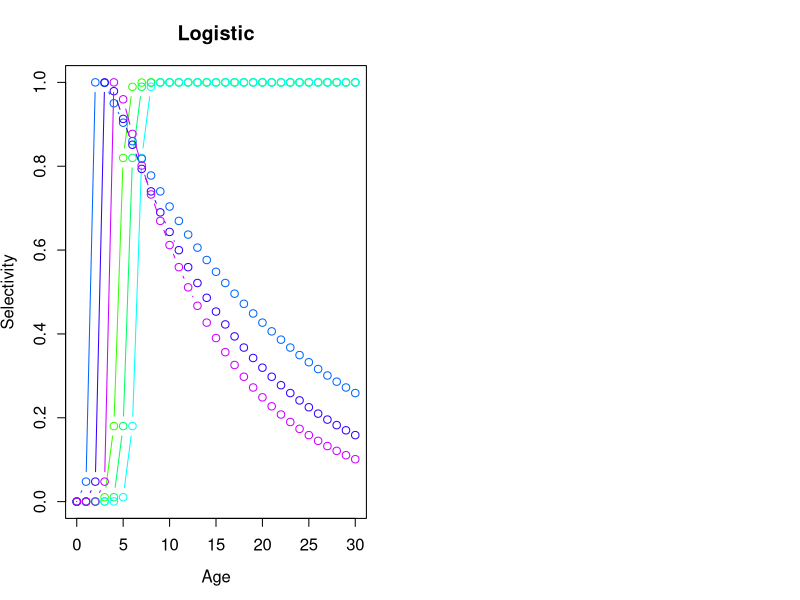
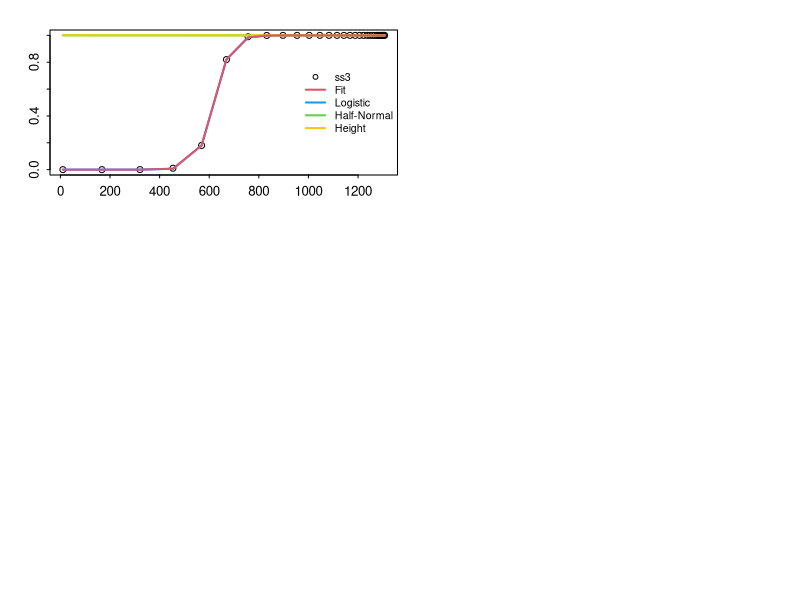
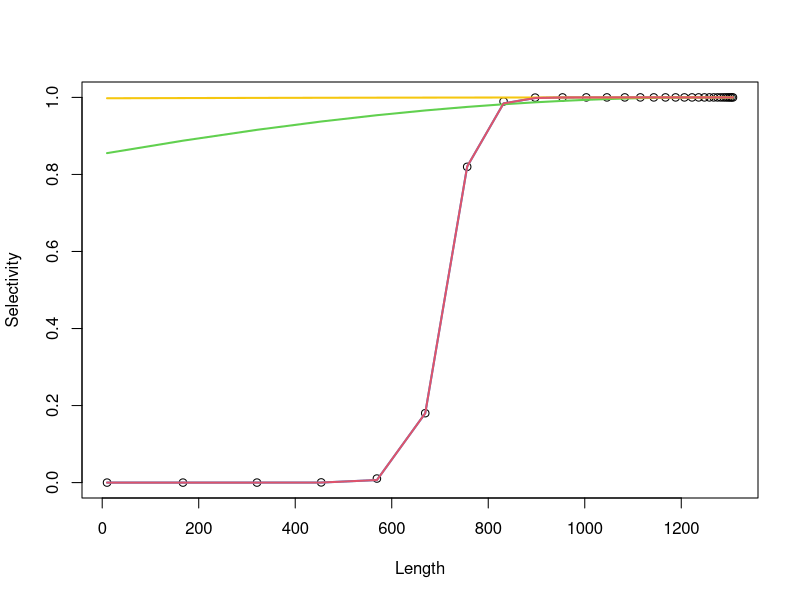
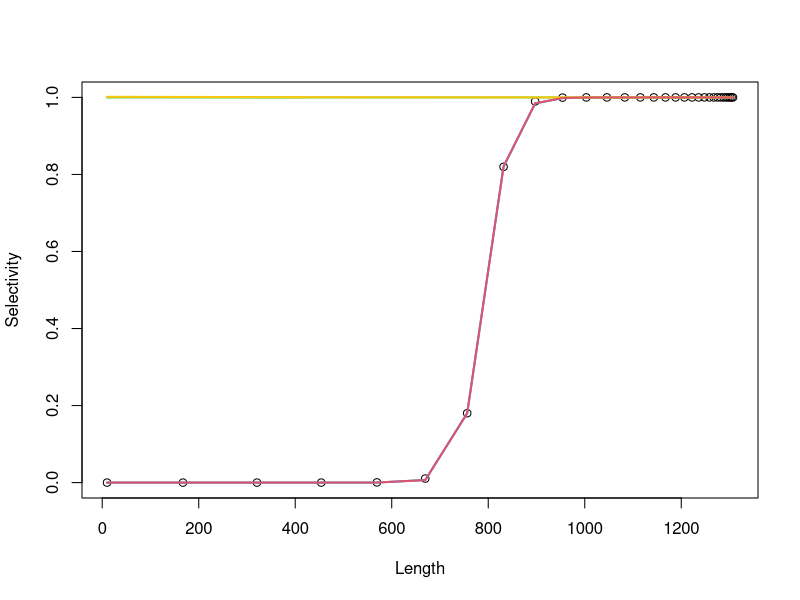
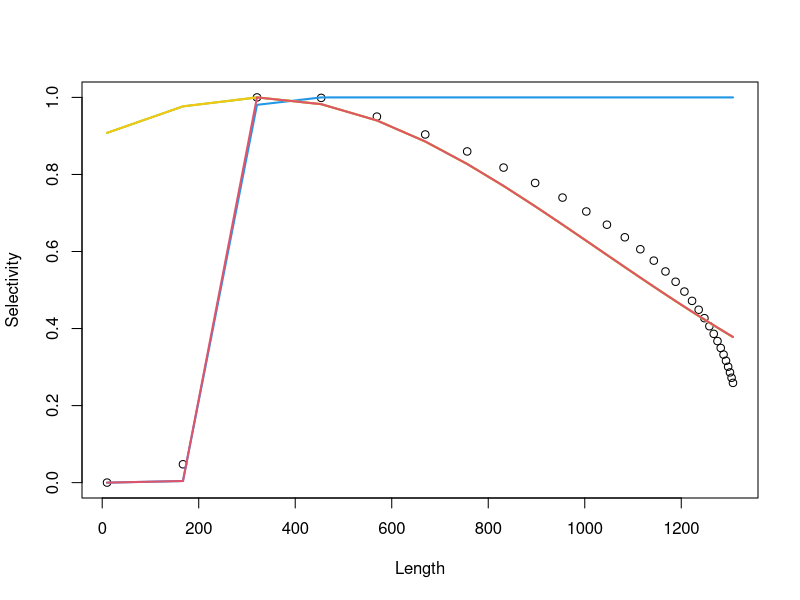
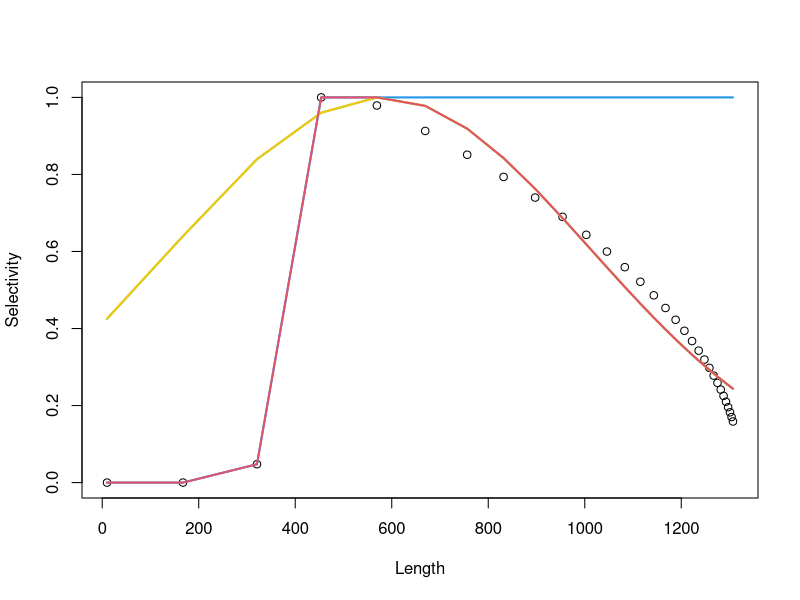
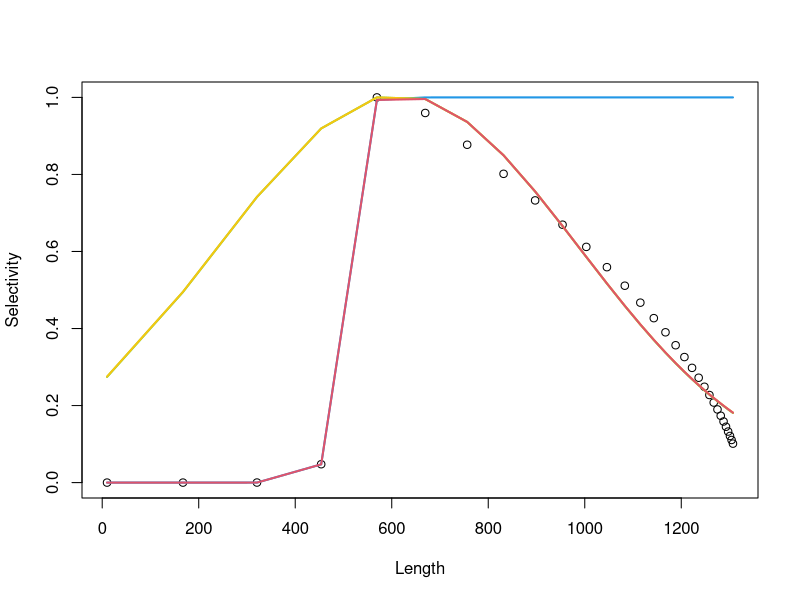
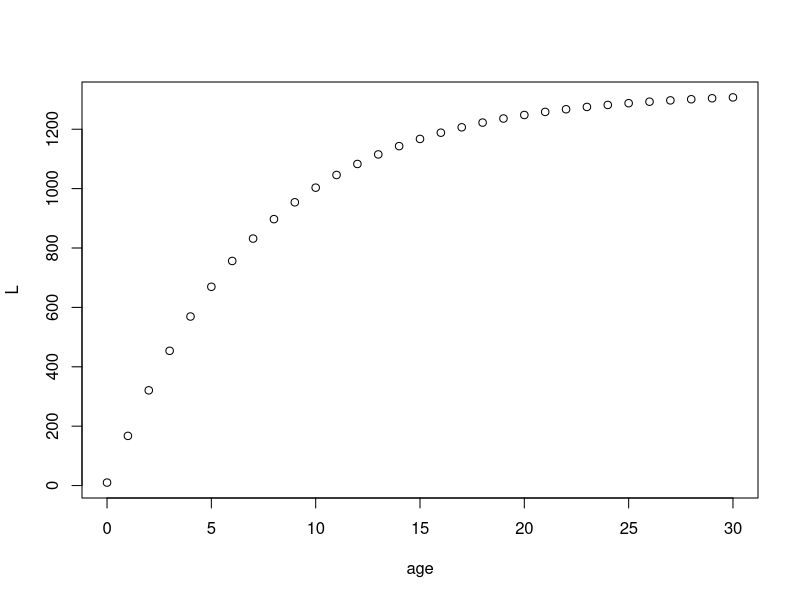

Source code (R) for these figures, in order:
## ---- chunk 1
#--------------------------------------
# JABBA-Selex function
#--------------------------------------

jabba.selex <- function(pars,dat){
  L = dat[,1]
  sel = dat[,2]/max(dat[,2])
  SL50	= pars[1]
  SL95	=  pars[2]
  SL.desc =  pars[3] 	
  CV.desc	=  pars[4]
  min.desc = 	 pars[5]
  psel_a = 1/(1+exp(-log(19)*(L-SL50)/(SL95-SL50)))
  psel_b = dnorm(L,SL.desc,CV.desc*SL.desc)/max(dnorm(L,SL.desc,CV.desc*SL.desc))
  psel_c = 1+(min.desc-1)*(psel_b-1)/-1
  psel = ifelse(L<SL.desc,psel_a,psel_c)
  resids = sel-psel
  return(list(ll=sum(resids^2),results=data.frame(L=L,obs=sel,fit=psel,logis=psel_a,halfnorm=psel_b,height=psel_c)))
}
# Likelihood
jsel.ll = function(pars,dat){
  jabba.selex(pars,dat)$ll
} 

## ---- chunk 2
#------------------------------------------------------------------------
# Piece-Wise Selectivity Function (Punt & Japp 1994)
selfun <- function(age,a50,delta,lamda){
logistic = 1/(1+exp(-(age-a50)/delta))  
dome = exp(-lamda*(age-a50))*logistic 
return(ifelse(age<a50,(logistic),(dome)/max(dome))) # selectivity-at-age
}
#------------------------------------------------------------------------
## ---- chunk 3


#Growth paramters
Linf <- 1326
kappa <- 0.142
t0 <-  0.05
age = 0:30
L = Linf*(1-exp(-kappa*(age-t0)))
L[1] = 10
## ---- chunk 4
# First 3 are logistic functions (lamda = 0) and second 3 dome-shaped
a50 = c(4.5,5.5,6.5,1.5,2.5,3.5)
delta = c(0.33,0.33,0.33,0.167,0.167,0.167)
lamda = c(0,0,0,0.05,0.07,0.09)


selex.dat = data.frame(L)
par(mfrow=c(1,2),mex=0.8)
cols= rainbow(10)
plot(0,0,ylim=c(0,1),xlim=c(0,30),ylab="Selectivity",xlab="Age",type="h",main="Logistic")
for(i in 1:6){ 
lines(age,selfun(age,a50[i],delta[i],lamda[i]),col=cols[3+i],type="b")
  selex.dat = cbind(selex.dat,Sel=selfun(age,a50[i],delta[i],lamda[i]))
}
# JABBA-Selex function
jabba.selex <- function(pars,dat){
  L = dat[,1]
  sel = dat[,2]/max(dat[,2])
  SL50	= pars[1]
  SL95	=  pars[2]
  SL.desc =  pars[3] 	
  CV.desc	=  pars[4]
  min.desc = 	 pars[5]
  psel_a = 1/(1+exp(-log(19)*(L-SL50)/(SL95-SL50)))
  psel_b = dnorm(L,SL.desc,CV.desc*SL.desc)/max(dnorm(L,SL.desc,CV.desc*SL.desc))
  psel_c = 1+(min.desc-1)*(psel_b-1)/-1
  psel = ifelse(L<SL.desc,psel_a,psel_c)
  resids = sel-psel
  return(list(ll=sum(resids^2),results=data.frame(L=L,obs=sel,fit=psel,logis=psel_a,halfnorm=psel_b,height=psel_c)))
}
# Likelihood
jsel.ll = function(pars,dat){
  jabba.selex(pars,dat)$ll
} 



selex.pars = NULL
nSel = 6
# convert ss2jabba.selex
for(i in 1:nSel){
  
  # check maxima
  peak = which(max(selex.dat[,i+1])==selex.dat[,i+1])
  # get inits of jabba.selex parameters
  pars = c(SL50	= selex.dat[peak[1],1]*0.8,SL95=selex.dat[peak[1],1]*0.95,SL.desc=selex.dat[max(peak),1],CV.desc=0.2,min.desc=0.001)
  # Minimize
  jsel.est = optim(pars, fn = jsel.ll,method="L-BFGS-B",lower=10^-3,upper=max(selex.dat$L*1.1), dat = selex.dat[,c(1,i+1)], hessian = TRUE)
  #Results
  jsel.out = jabba.selex(jsel.est$par,dat=selex.dat[,c(1,i+1)])$results 
  selex.pars = cbind(selex.pars,round(jsel.est$par,4))
  

  # Plot
  if(i==1){
    Par = list(mfrow=c(round(nSel/2+0.01,0),ifelse(nSel==1,1,2)),mai=c(0.35,0.15,0,.15),omi = c(0.2,0.25,0.2,0) + 0.1,mgp=c(2,0.5,0), tck = -0.02,cex=0.8)
    #png(file = paste0("SELEX_",assessment,".png"), width = 7, height = ifelse(nSel==1,5,ifelse(nSel==2,3.,2.5))*round(nSel/2+0.01,0), 
    #    res = 200, units = "in")
    par(Par)
    }
  # Plot
  plot(jsel.out$L ,jsel.out$obs,type="p",pch=1,ylab="Selectivity",xlab="Length")
  lines(jsel.out$L,jsel.out$logis,lwd=2,col=4)
  if(jsel.est$par[3]<0.98*max(jsel.out$L))lines(jsel.out$L,jsel.out$halfnorm,lwd=2,col=3)
  if(jsel.est$par[3]<0.98*max(jsel.out$L)) lines(jsel.out$L,jsel.out$height,lwd=2,col=7)
  lines(jsel.out$L,jsel.out$fit,lwd=2,col=2)
  if(i==1)legend("right",c("ss3","Fit","Logistic","Half-Normal","Height"),pch=c(1,rep(-1,4)),lwd=c(-1,rep(2,4)),col=c(1,2,4,3,7),cex=0.8,bty="n")
  if(i == nSel){
    mtext(paste("Length"), side=1, outer=TRUE, at=0.5,line=1,cex=1)
    mtext(paste("Selectivity"), side=2, outer=TRUE, at=0.5,line=1,cex=1)
    #dev.off()
  }
  dev.off()
} # End of selectivity loop

## ---- chunk 5
#Growth paramters
Linf <- 1326
kappa <- 0.142
t0 <-  0.05
age = 0:30
L = Linf*(1-exp(-kappa*(age-t0)))
L[1] = 10
plot(age,L)

